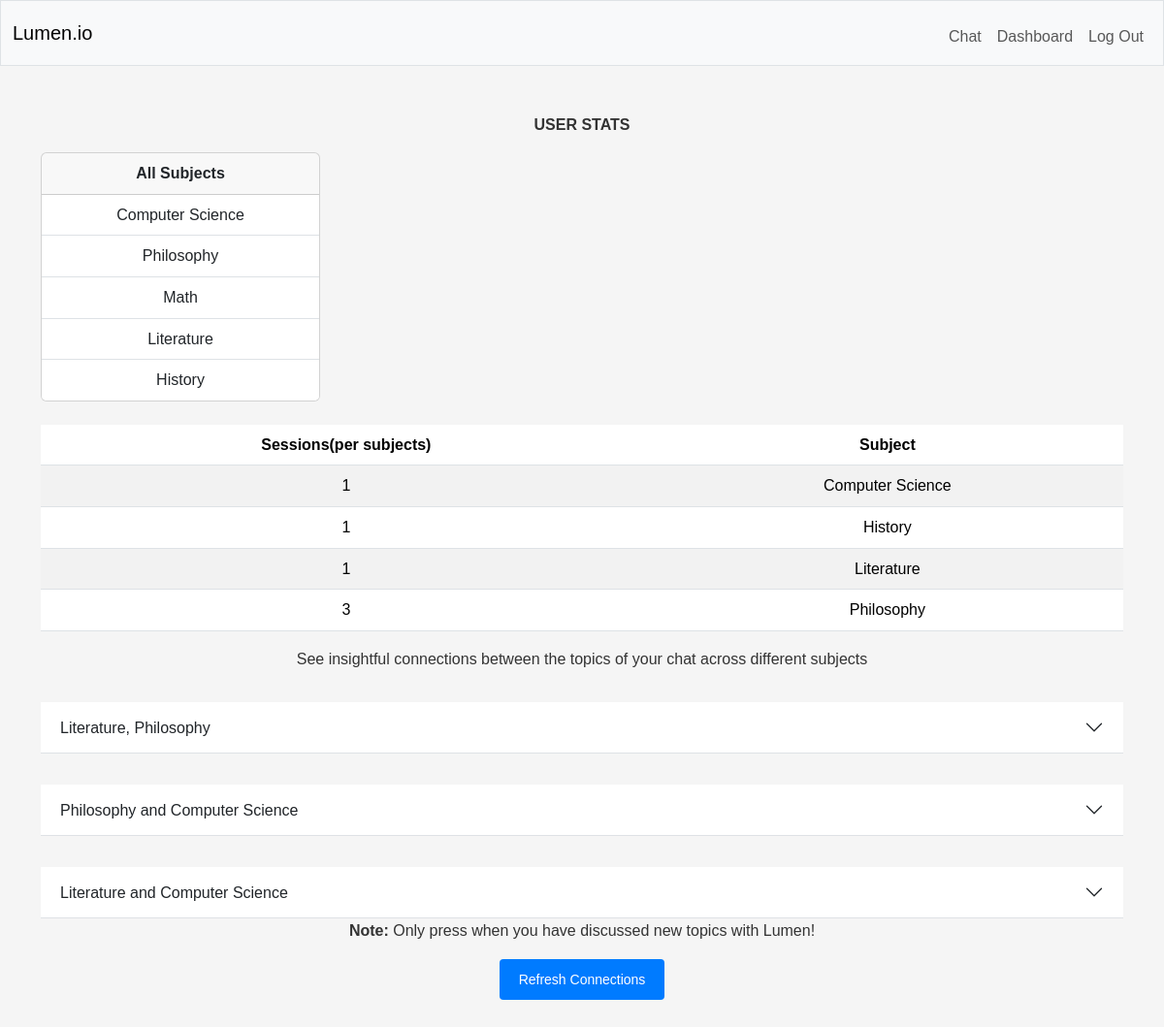
The page /dashboard (signed in) on the database as committed earlier.
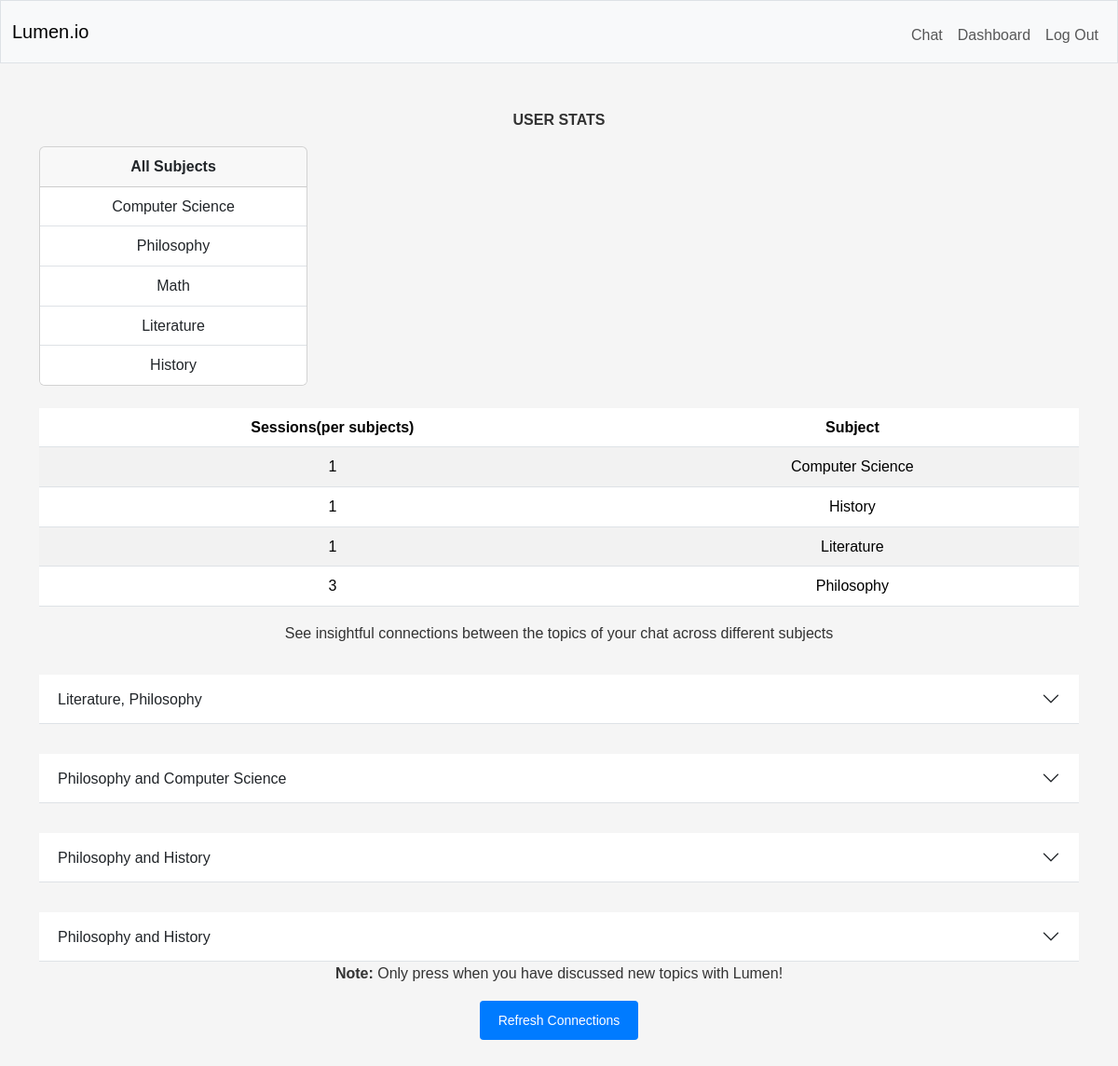
The same page on the database as committed later.
### tables this page shows
CREATE TABLE subjects (
    id INTEGER PRIMARY KEY AUTOINCREMENT,
    subject TEXT NOT NULL,
    user_id INTEGER NOT NULL,
    FOREIGN KEY (user_id) REFERENCES users(id)
);

CREATE TABLE connections (
    id INTEGER PRIMARY KEY AUTOINCREMENT,
    user_id INTEGER NOT NULL,
    subjects TEXT NOT NULL,
    connection TEXT NOT NULL,
    summary TEXT NOT NULL,
    FOREIGN KEY (user_id) REFERENCES users(id) ON DELETE CASCADE
);

### app.py (the view)
@app.route("/dashboard", methods=["GET", "POST"])
@login_required
def dashboard():
    if request.method == "POST":
        All_topics = db.execute(
            "SELECT topics.topic , subjects.subject FROM topics INNER JOIN sessions ON topics.session_id = sessions.id INNER JOIN subjects ON sessions.subject_id = subjects.id WHERE topics.user_id = ?", session["user_id"])
        if All_topics:
            topics = []
            for index in range(len(All_topics)):
                topics.append("topic: " + All_topics[index]["topic"])
                topics.append("subject: " + All_topics[index]["subject"])
                if index > 0 and index < len(All_topics) - 1:
                    topics.append(",")
            user_prompt = " ".join(topics)
            connected_topics = db.execute("SELECT connection FROM connections WHERE user_id = ?", session["user_id"])
            existing_connections = clean_list(connected_topics)
            system_prompt = (
                f"You will be given a list of topics, and the subject they were discussed in, Your task is to return connecting topics across subjects in a JSON file, "
                f"Always return a JSON array, and within that file, subjects, connection and summary as keys to the name of subjects that are connected, "
                f"Already connected topic pairs: {existing_connections}. Only return NEW connections not already in this list."
                f"Eaach pair of connected subjects must be seperated by and not '-' or ',' or any other punctuations,"
                f"the topics that are connected and a quick 1-2 paragraph summary of how the topics connect as their values. and the values must be strings, not lists. "
                f"if no topics are connected, return an empty JSON object not an empty list, the connected topics must have different subjects."
                f"Only generate a connection if the two topics share a direct and non-trivial conceptual overlap."
                f"Do not generate connections based on loose thematic similarity or forced analogies. If you have to stretch to make the connection, do not include it. "
                f"A valid connection is one that a professor teaching both subjects would assign as a cross-disciplinary reading."
            )
            Connection = model_call(system_prompt, user_prompt, return_type="JSON")
            connections = json.loads(Connection.choices[0].message.content)
            if isinstance(connections, list):
                db.execute("INSERT INTO connections (user_id, subjects, connection, summary) VALUES(?, ?, ?, ?)",
                        session["user_id"], connections[0]["subjects"], connections[0]["connection"], connections[0]["summary"])
            else:
                if connections:
                    db.execute("INSERT INTO connections (user_id, subjects, connection, summary) VALUES(?, ?, ?, ?)",
                            session["user_id"], connections["subjects"], connections["connection"], connections["summary"])
            app.logger.info(f"Connection: {Connection.choices[0].message.content}")
            return redirect("/dashboard")
        else:
            flash("No topics to generate connections yet!", "error")
            return redirect("/dashboard")
    else:
        subjects_enrolled = db.execute(
            "SELECT DISTINCT subject FROM subjects WHERE user_id = ?", session["user_id"])
        sessions_bysubjects = (db.execute(
            "SELECT subjects.subject, COUNT(sessions.id) as session_count FROM sessions JOIN subjects ON sessions.subject_id = subjects.id WHERE sessions.user_id = ? GROUP BY subjects.subject", session["user_id"]))
        connections = db.execute("SELECT * FROM connections WHERE user_id = ?", session["user_id"])
        grouped = {}
        for conn in connections:
            key = conn["subjects"]
            grouped.setdefault(key, []).append(conn)
        return render_template("dashboard.html", subjects=subjects_enrolled, sessions=sessions_bysubjects, connections=connections)

### app.py (called while the page is built)
@app.after_request
def after_request(response):
    response.headers["Cache-Control"] = "no-cache, no-store, must-revalidate"
    response.headers["Expires"] = 0
    response.headers["Pragma"] = "no-cache"
    return response

### helpers.py (called while the page is built)
def login_required(f):
    @wraps(f)
    def decorated_function(*args, **kwargs):
        if session.get("user_id") is None:
            return redirect("/login")
        return f(*args, **kwargs)
    return decorated_function

### templates/dashboard.html (shortened to what this page needs)
{% extends "layout.html" %}
{% block main %}
<p><b>USER STATS</b></p>
   <div class="card" style="width: 18rem;">
    <div class="card-header">
        <b>All Subjects</b>
    </div>
    <ul class="list-group list-group-flush">
            {% for subject in subjects %}
            <li class="list-group-item">{{ subject.subject }}</li>
            {% endfor %}
        </ul>
    </div>
    <table class="table table-striped mt-4">
        <thead>
            <tr>
                <th>Sessions(per subjects)</th>
                <th>Subject</th>
            </tr>
        </thead>
        <tbody>
            {% for session in sessions %}
                <tr>
                     <td>{{ session.session_count }}</td>
                     <td>{{ session.subject }}</td>
                </tr>
            {% endfor %}
        </tbody>
    </table>
<p>See insightful connections between the topics of your chat across different subjects</p>
{% for connection in connections %}
<div class="accordion accordion-flush" id="accordionFlushExample">
  <div class="accordion-item">
    <h2 class="accordion-header" id="flush-headingOne">
      <button class="accordion-button collapsed" type="button" data-bs-toggle="collapse" data-bs-target="#collapse{{ loop.index }}" aria-expanded="false" aria-controls="flush-collapseOne">
        {{ connection.subjects }}
      </button>
    </h2>
</div>
{% endfor %}
<p><b>Note:</b> Only press when you have discussed new topics with Lumen!</p>
<form method="post" action="/dashboard">
    <input type="submit" value="Refresh Connections" name="refresh">
</form>
{% endblock %}

### templates/layout.html (shortened to what this page needs)
<!DOCTYPE html>
<html lang="en">
    <head>
        <link href="https://cdn.jsdelivr.net/npm/bootstrap@5.3.8/dist/css/bootstrap.min.css" rel="stylesheet">
        <link href="/static/styles.css" rel="stylesheet">
    </head>
    <body>
        <nav class="bg-light border navbar navbar-expand-md navbar-light">
            <div class="container-fluid">
                <a class="navbar-brand" href="/"><span class="blue">Lumen</span><span class="red">.io</span></a>
                <div class="collapse navbar-collapse" id="navbar">
                    {% if session["user_id"] %}
                        <ul class="navbar-nav ms-auto mt-2">
                            <li class="nav-item"><a class="nav-link" href="/chat/history">Chat</a></li>
                            <li class="nav-item"><a class="nav-link" href="/dashboard">Dashboard</a></li>
                            <li class="nav-item"><a class="nav-link" href="/logout">Log Out</a></li>
                        </ul>
                    {% else %}
                        <ul class="navbar-nav ms-auto mt-2">
                            <li class="nav-item"><a class="nav-link" href="/register">Register</a></li>
                            <li class="nav-item"><a class="nav-link" href="/login">Log In</a></li>
                        </ul>
                    {% endif %}
                </div>
            </div>
        </nav>
        <main class="container py-5 text-center">
            {% block main %}{% endblock %}
        </main>
    </body>
</html>

### static/styles.css (style rules this page uses)
* { margin: 0; padding: 0; box-sizing: border-box; }
body { font-family: Arial, sans-serif; background-color: #f5f5f5; color: #333; line-height: 1.6; }
main { max-width: 1200px; margin: 0 auto; padding: 20px; }
button, input[type="submit"] { padding: 10px 20px; background-color: #007bff; color: white; border: none; border-radius: 4px; cursor: pointer; }
input, textarea { padding: 8px; border: 1px solid #ddd; border-radius: 4px; font-size: 14px; }
a { color: #007bff; text-decoration: none; }
button { margin-top: 2rem; }

Rows that differ between the two databases and show on the page:
removed connections: subjects "Literature and Computer Science"
added connections: subjects "Philosophy and History"
added connections: subjects "Philosophy and History"
